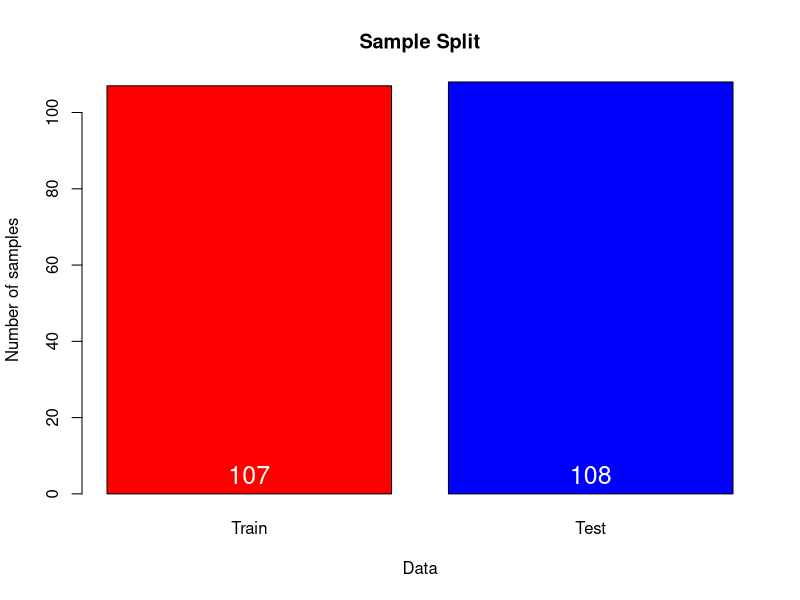
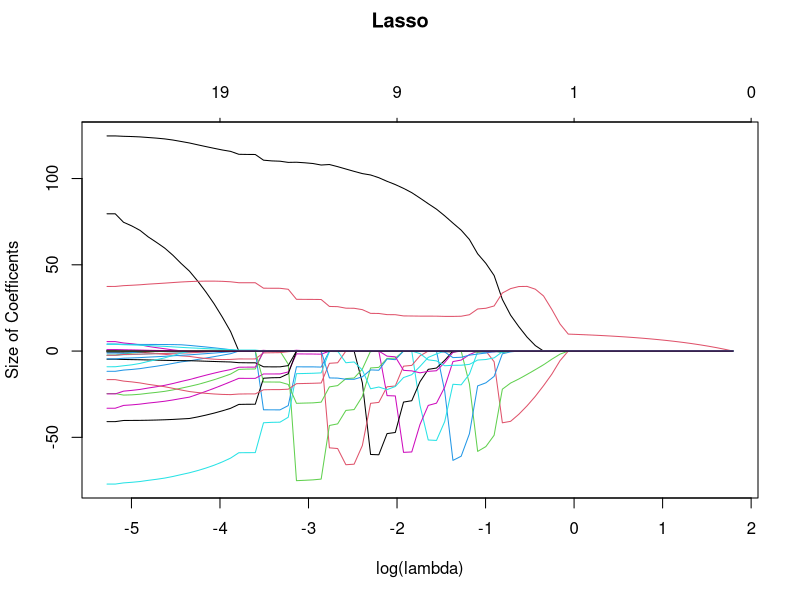
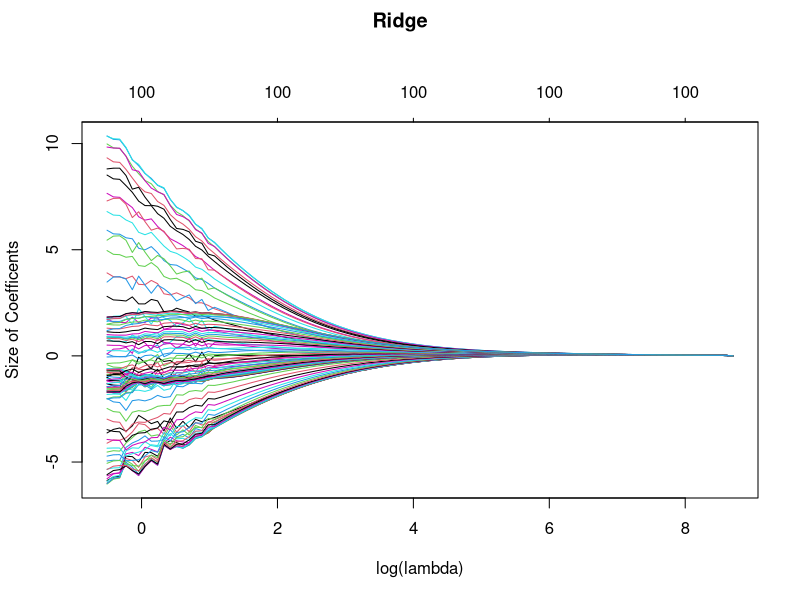
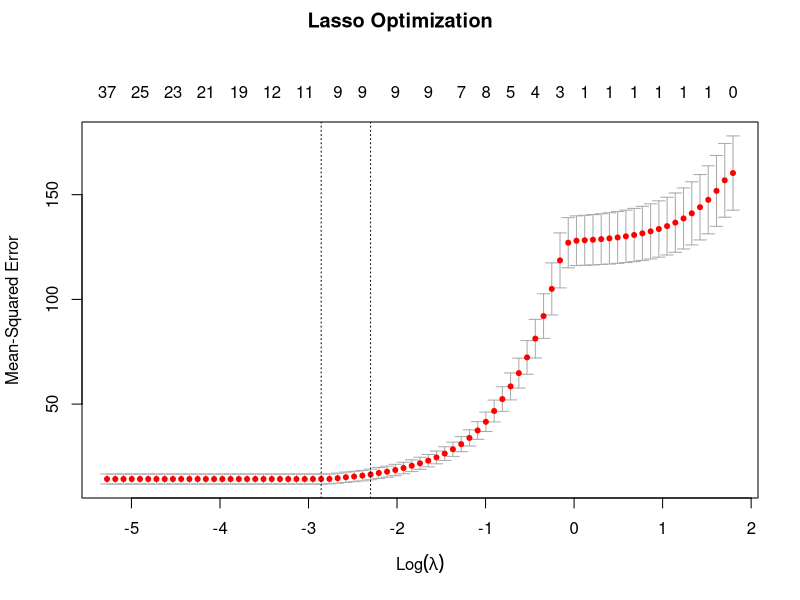
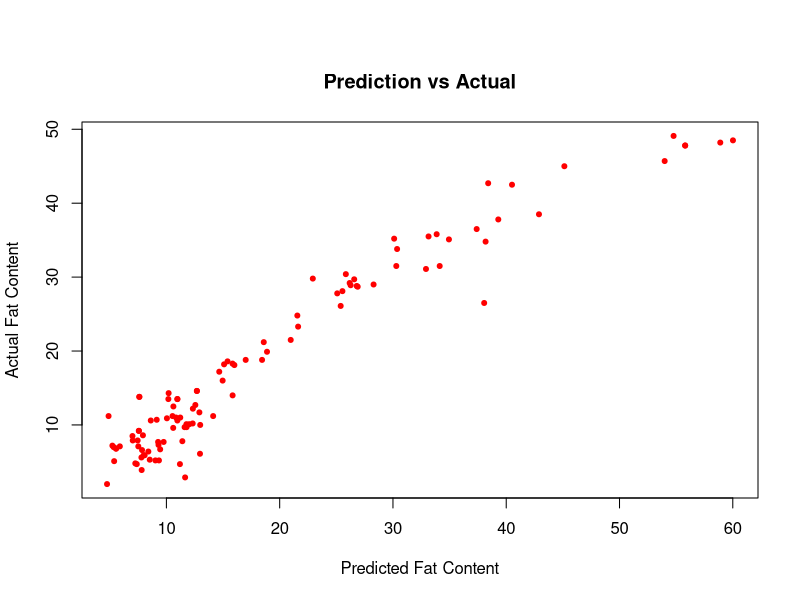

Write the R code that produced these figures, in order.
## ---- chunk 1
knitr::opts_chunk$set(echo = TRUE)
## ---- chunk 2
library(dplyr)
tecator1 = read.csv("tecator.csv", header = TRUE)
n = nrow(tecator1)

# Set up training data
set.seed(12345)
id = sample(1:n, floor(n*0.5))
train = tecator1[id,]
train = train %>% select(Channel1:Channel100,Fat)
id_dif = setdiff(1:n, id)

# Set up test data
test = tecator1[id_dif,]
test = test %>% select(Channel1:Channel100,Fat)

barpl = barplot(c(Train = nrow(train), Test = nrow(test)), main = "Sample Split", xlab = "Data", ylab = "Number of samples", col = c("Red", "Blue"))
text(barpl,0, c(Train = nrow(train), Test = nrow(test)), cex = 1.5, pos = 3, col = "white")
## ---- chunk 3
m1 = lm(Fat~., train)

preds_train = predict(m1, train, type = "response")
MSE_train = mean((train$Fat - preds_train)^2)
cat("Training data MSE:",MSE_train, "\n")
cat("Correlation for training data:", cor(train["Fat"], preds_train)^2, "\n")

preds_test = predict(m1, test, type = "response")
MSE_test = mean((test$Fat - preds_test)^2)
cat("Test data MSE:",MSE_test, "\n")
cat("Correlation for test data:", cor(test["Fat"], preds_test)^2)
## ---- chunk 4
library(glmnet)
m_l = glmnet(as.matrix(train[,1:100]), as.matrix(train[,101]), family = "gaussian", alpha = 1)

# Plot results
par(oma=c(0,0,2,0))
plot(m_l, xvar = "lambda", xlab = "log(lambda)", ylab = "Size of Coefficents")
title(main = "Lasso", outer = TRUE)

# The positions with three non-zero coefficents are 22,23,24
cat("The lambdas with df = 3 are:", which(m_l$df == 3), "\n")
cat("The corresponding lambda values are:",m_l$lambda[22:24],".\n", "These can be selected to have exaclty 3 features in the model.")
## ---- chunk 5
m_r = glmnet(as.matrix(train[,1:100]), as.matrix(train[,101]), family = "gaussian", alpha = 0)

# Plot results
par(oma=c(0,0,2,0))
plot(m_r, xvar = "lambda", xlab = "log(lambda)", ylab = "Size of Coefficents")
title(main = "Ridge", outer = TRUE)
## ---- chunk 6
m_l = cv.glmnet(as.matrix(train[,1:100]), as.matrix(train[,101]), family = "gaussian", alpha = 1)

# Plot the results
par(oma=c(0,0,2,0))
plot(m_l)
title(main = "Lasso Optimization", outer = TRUE)

# Evaluation comparing to previous model
cat("The optimal lambda is:", m_l$lambda.min, "\n")
cat("There are", m_l$nzero[51], "selected channels.", "\n")

# Find what lambda values for which df == 1
#df_1 = (which(m_l$nzero==1))
#log(m_l$lambda[20])
## ---- chunk 7
m_min = glmnet(as.matrix(train[,1:100]), as.matrix(train[,101]), family = "gaussian", alpha = 1, lambda = m_l$lambda.min)

# Create predictions for test data
pred_min = predict(m_min, newx = as.matrix(test[,1:100]), type = "response")

# Plot the the actual values against predictions
plot(x = pred_min, y = test[,101], main = "Prediction vs Actual", xlab = "Predicted Fat Content", ylab = "Actual Fat Content", pch = 20, col = "red")

# Results for the test data
cat("The MSE for the optimal model is:", mean((test[,"Fat"] - pred_min)^2),"\n")
cat("The correlation is:",cor(pred_min,test[,101]))
